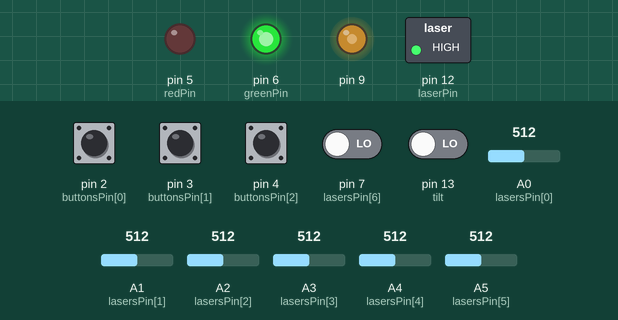
Recording of a sketch running on a simulated Arduino Uno, built with avr-gcc and run on an emulated ATmega328P. Shown: switched loads named in the sketch (green lamp = pin HIGH), output pins drawn as LEDs (lit = HIGH). The test bench sets the inputs (shaded band); at power-on: pin 2 (buttonsPin[0]), pin 3 (buttonsPin[1]), pin 4 (buttonsPin[2]), pin 7 (lasersPin[6]), pin 13 (tilt) LOW, A5 (lasersPin[5]) = 512, A0 (lasersPin[0]) = 512, A1 (lasersPin[1]) = 512, A2 (lasersPin[2]) = 512, A3 (lasersPin[3]) = 512, A4 (lasersPin[4]) = 512.

Above: at 1.3 s.
1.4 s: pin 2 (buttonsPin[0]) pulled HIGH for 0.15 s
At 2.2 s:
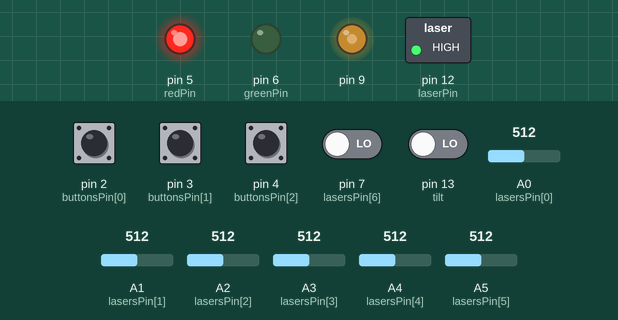
3.3 s: pin 2 (buttonsPin[0]) pulled HIGH for 1 s
At 4.46 s:
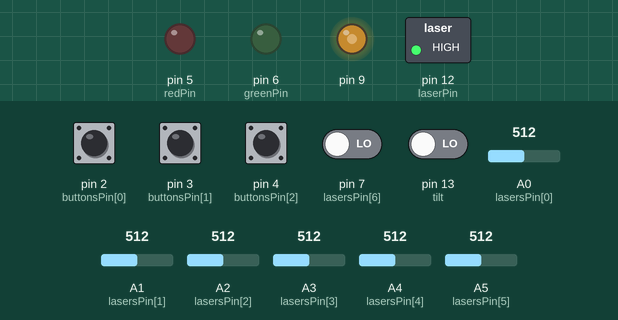
6.7 s: pin 2 (buttonsPin[0]) pulled HIGH for 0.15 s
At 7.16 s:
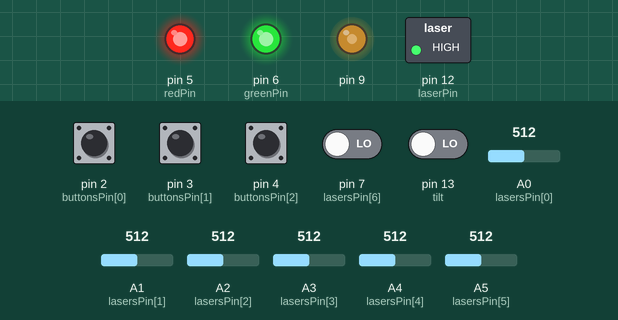
Timing chart, 0 to 7.2 s (numbered marks = the images above; inputs shaded):
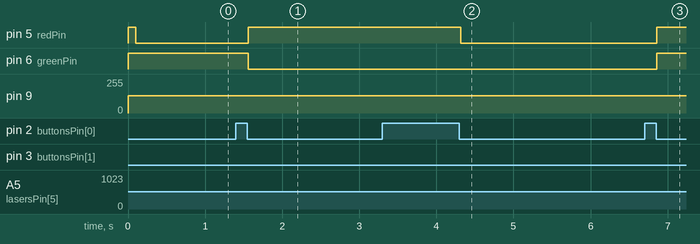

The sketch:

Laser-Harp.ino
```cpp
#include <TimerOne.h>

int redPin = 5;  //Connect the R pin of the RGB LED to the D5 pin
int greenPin = 6;//Connect the G pin of the RGB LED to the D6 pin
int beep = 9;
int tilt = 13; // Tilt switch pin
int laserPin = 12; // The transistor that controls the laser on and off is connected to the D12 pin
int sensi = 950; // Set the sensitivity of the laser string(tone) R1 pin
const unsigned short int sampleRate = 33000;
char totalValue = 0;
short int filterValue = 512;
char lasersPressed[7];
char lasersHold[7];
char tilted;
char buttonsPressed[3];
char buttonsHold[3];
typedef enum { PWM, SQUARE, STACCATO, ARPEGGIATOR } Modes;

const int buttonsPin[3] =
{
  2,
  3,
  4
};

const int lasersPin[7] =
{
  A0,
  A1,
  A2,
  A3,
  A4,
  A5,
  7
};

const unsigned char periods[][7] =
{
  {
    // A major scale
    sampleRate / 220,
    sampleRate / 247,
    sampleRate / 262,
    sampleRate / 294,
    sampleRate / 330,
    sampleRate / 349,
    sampleRate / 392
  },
  {
    // Guqin strings
    sampleRate / 370,
    sampleRate / 440,
    sampleRate / 494,
    sampleRate / 587,
    sampleRate / 659,
    sampleRate / 740,
    sampleRate / 880
  },
  {
    // A Blues scale
    sampleRate / 440,
    sampleRate / 494,
    sampleRate / 587,
    sampleRate / 659,
    sampleRate / 698,
    sampleRate / 740,
    sampleRate / 880
  },
};

const unsigned char scaleCount = sizeof(periods) / sizeof(periods[0]);
unsigned char currentScale = 0;

struct SquareGenerator
{
  unsigned char period;
  char volume;
  char phase;
  char value;
  unsigned char counter;
  void init(const unsigned char newPeriod)
  {
    volume = 0;
    value = 0;
    phase = 0;
    period = newPeriod;
    counter = 0;
  }
  char getValue()
  {
    counter++;
    if (counter >= period)
    {
      if (phase == 0)
        value = volume;
      else
        value = -volume;
      phase = !phase;
      counter = 0;
    }
    return value;
  }
  void setPeriod(unsigned char newPeriod)
  {
    period = newPeriod;
  }
};

struct PwmGenerator
{
  unsigned char periodHigh;
  unsigned char periodLow;
  char volume;
  char phase;
  char sweepPhase;
  char value;
  unsigned char counter;
  const unsigned char periodMin = 5;
  void init(const unsigned char newPeriod)
  {
    volume = 0;
    value = 0;
    phase = 0;
    sweepPhase = 0;
    periodHigh = periodMin;
    periodLow = newPeriod - periodMin;
    counter = 0;
  }
  void pwmSweep()
  {
    if (sweepPhase == 0)
    {
      periodLow--;
      periodHigh++;
      if (periodLow < periodMin)
        sweepPhase = 1;
    }
    else
    {
      periodLow++;
      periodHigh--;
      if (periodHigh < periodMin)
        sweepPhase = 0;
    }
  }
  char getValue()
  {
    counter++;
    if (phase == 0)
    {
      if (counter >= periodHigh)
      {
        phase = 1;
        value = volume;
        counter = 0;
      }
    }
    else
    {
      if (counter >= periodLow)
      {
        phase = 0;
        value = -volume;
        counter = 0;
      }
    }
    return value;
  }
  void setPeriod(unsigned char newPeriod)
  {
    periodHigh = periodMin;
    periodLow = newPeriod - periodMin;
    sweepPhase = 0;
  }
};

SquareGenerator squareGenerator[7];
PwmGenerator pwmGenerator[7];

struct Arpeggiator
{
  unsigned char counter;
  unsigned char tempo;
  unsigned char toneToPlay;
  const unsigned char tempoMin = 14;
  void findNextToneToPlay()
  {
    // if mode == going up
    for (char i = toneToPlay + 1; i < 7; ++i)
    {
      if (lasersHold[i])
      {
        toneToPlay = i;
        return;
      }
    }
    for (char i = 0; i < 7; ++i)
    {
      if (lasersHold[i])
      {
        toneToPlay = i;
        return;
      }
    }
    toneToPlay = 7;
  }
  bool nextBeat()
  {
    counter++;
    if (counter > tempo)
    {
      counter = 0;
      return true;
    }
    return false;
  }
  void tempoInc()
  {
    tempo++;
    if (tempo >= tempoMin)
      tempo = 7;
  }
  void init()
  {
    counter = 0;
    tempo = 7;
    toneToPlay = 7;
    for (char i = 0; i < 7; ++i)
      squareGenerator[i].volume = 0;
  }
};

Arpeggiator arpeggiator;
Modes mode;

void setup()
{
  for (char i = 0; i < 7; ++i)
  {
    squareGenerator[i].init(periods[currentScale][i]);
    pwmGenerator[i].init(periods[currentScale][i]);
  }
  for (char i = 0; i < 3; ++i)
  {
    pinMode(buttonsPin[i], INPUT);
    buttonsPressed[i] = 0;
    buttonsHold[i] = 0;
  }
  mode = PWM;
  colorRG(255, 255); // Blue
  Timer1.initialize(1000000 / sampleRate); // initialize timer1 20KHz
  Timer1.pwm(beep, 512); // setup pwm on pin 9
  Timer1.attachInterrupt(timerIsrPwm); // attaches timerIsr() as a timer overflow interrupt
  pinMode(7, INPUT); // Set the laser D7 pin to input mode
  pinMode(laserPin, OUTPUT); // Set the D12 pin to output mode
  pinMode(tilt,INPUT);//Set D13 pin to input mode
  pinMode(redPin, OUTPUT);//Set the D5 pin to output mode
  pinMode(greenPin, OUTPUT);//Set the D6 pin to output mode
  digitalWrite(laserPin, HIGH); // Turn on the lasers !
  delay(100);
}

void colorRG(unsigned char red, unsigned char green){
  analogWrite(redPin,constrain(red,0,255));
  analogWrite(greenPin,constrain(green,0,255));
}

void readInput()
{
  char newState;
  // Lasers state
  for (char i = 0; i < 6; ++i)
  {
    newState = analogRead(lasersPin[i]) < sensi;
    lasersPressed[i] = newState && !lasersHold[i];
    lasersHold[i] = newState;
  }
  // Since pin7 digital...
  newState = digitalRead(lasersPin[6]);
  lasersPressed[6] = newState && !lasersHold[6];
  lasersHold[6] = newState;

  // Buttons state
  for (char i = 0; i < 3; ++i)
  {
    newState = digitalRead(buttonsPin[i]);
    buttonsPressed[i] = !newState && !buttonsHold[i]; // Buttons when pushed are == 0
    buttonsHold[i] = !newState;
  }

  // Tilt state
  tilted = digitalRead(tilt);
}

void changeMode()
{
  if (buttonsPressed[0])
  {
    switch(mode) {
      case PWM :
        mode = SQUARE;
        Timer1.attachInterrupt(timerIsrSquare);
        colorRG(0, 255); // Pink
        break;
      case SQUARE :
        mode = STACCATO;
        Timer1.attachInterrupt(timerIsrSquare);
        colorRG(255, 0); // Cyan
        break;
      case STACCATO :
        mode = ARPEGGIATOR;
        Timer1.attachInterrupt(timerIsrSquare);
        arpeggiator.init(); // White
        colorRG(0, 0);
        break;
      case ARPEGGIATOR :
        mode = PWM;
        Timer1.attachInterrupt(timerIsrPwm);
        colorRG(255, 255); // Blue
        break;
      default :
        break;
    }
  }

  if (buttonsPressed[1])
  {
    currentScale++;
    if (currentScale >= scaleCount)
      currentScale = 0;
    for (char i = 0; i < 7; ++i)
    {
      squareGenerator[i].setPeriod(periods[currentScale][i]);
      pwmGenerator[i].setPeriod(periods[currentScale][i]);
    }
  }

  if (buttonsPressed[2])
  {
    arpeggiator.tempoInc();
  }
}

void loopSquare()
{
  for (char i = 0; i < 7; ++i)
  {
    if ( (lasersHold[i] && mode == SQUARE) ||
         (lasersPressed[i] && mode == STACCATO) )
      squareGenerator[i].volume = 127 / (sizeof(squareGenerator) / sizeof(squareGenerator[0]));
    else
      if (squareGenerator[i].volume > 0)
        squareGenerator[i].volume--;
  }
}

void loopPwm()
{
  for (char i = 0; i < 7; ++i)
  {
    pwmGenerator[i].pwmSweep();
    if (lasersHold[i])
    {
      if (pwmGenerator[i].volume < 127 / (sizeof(pwmGenerator) / sizeof(pwmGenerator[0])))
        pwmGenerator[i].volume++;
    }
    else
      if (pwmGenerator[i].volume > 0)
        pwmGenerator[i].volume--;
  }
}

void loopArpeggiator()
{
  if (arpeggiator.nextBeat())
  {
    arpeggiator.findNextToneToPlay();
    if (arpeggiator.toneToPlay < 7)
    {
      squareGenerator[0].setPeriod(periods[currentScale][arpeggiator.toneToPlay]);
      squareGenerator[0].volume = 127 / (sizeof(squareGenerator) / sizeof(squareGenerator[0]));
    }
  }
  if (squareGenerator[0].volume > 0)
    squareGenerator[0].volume--;
}

void loop()
{
  readInput();
  changeMode();
  switch(mode) {
    case PWM :
      loopPwm();
      break;
    case SQUARE :
    case STACCATO :
      loopSquare();
      break;
    case ARPEGGIATOR :
      loopArpeggiator();
      break;
    default :
      break;
  }
  delay(15);
}

// --------------------------
// Custom ISR Timer Routine
// --------------------------
void timerIsrSquare()
{
  Timer1.setPwmDuty(beep, filterValue);
  totalValue = 0;
  for (char i = 0; i < 7; ++i)
    totalValue += squareGenerator[i].getValue();

  // Add a simple 1st order filter to have a less harsh square sound
  filterValue = (((int) totalValue) + 128) << 2;
}

void timerIsrPwm()
{
  Timer1.setPwmDuty(beep, filterValue);
  totalValue = 0;
  for (char i = 0; i < 7; ++i)
    totalValue += pwmGenerator[i].getValue();

  // Add a simple 1st order filter to have a less harsh square sound
  filterValue = (((int) totalValue) + 128) << 2;
}
```

Measured:
- after the input at 3.3 s, pin 5 (redPin): HIGH → LOW after 1.0 s
- after the input at 6.7 s, pin 5 (redPin), pin 6 (greenPin): LOW → HIGH after 0.16 s
